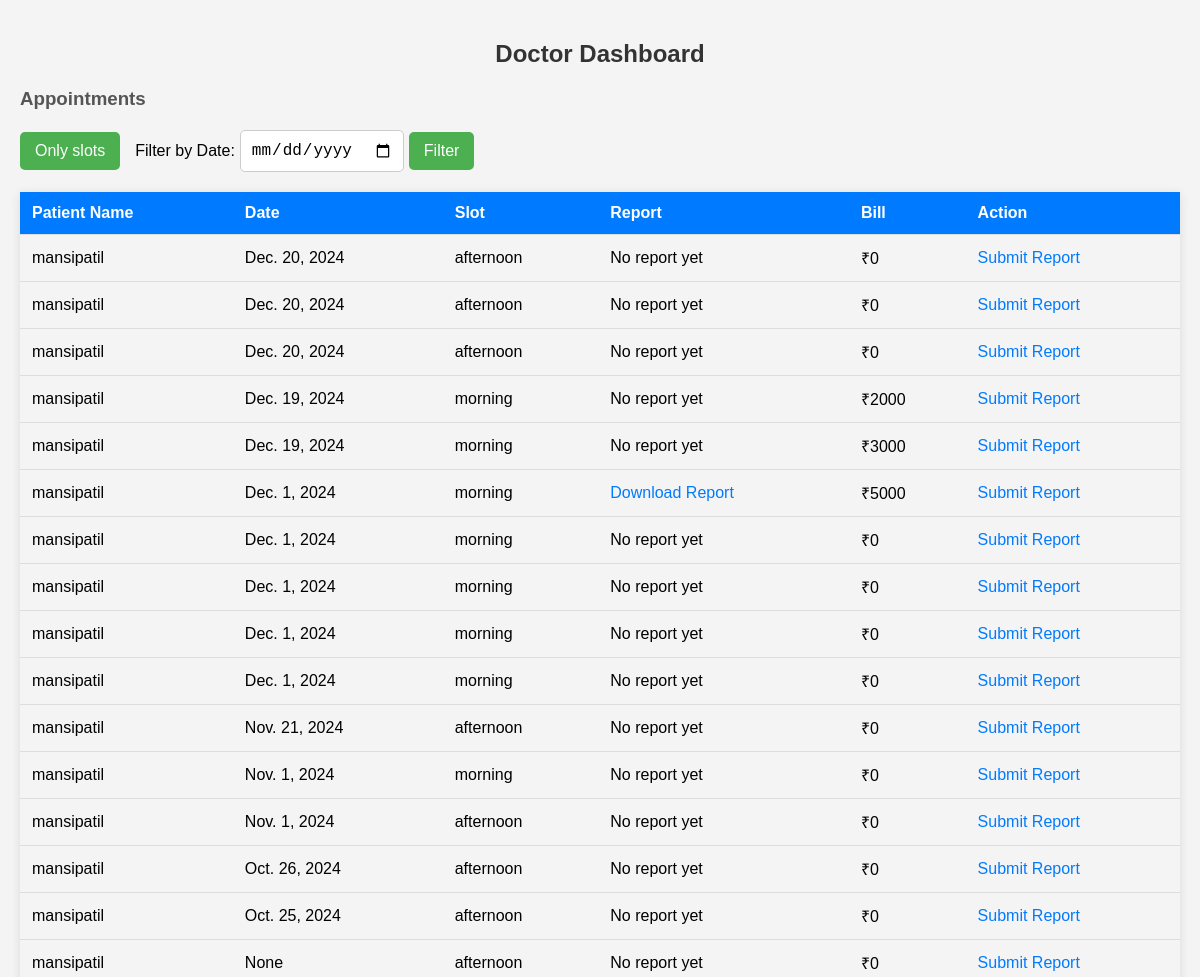
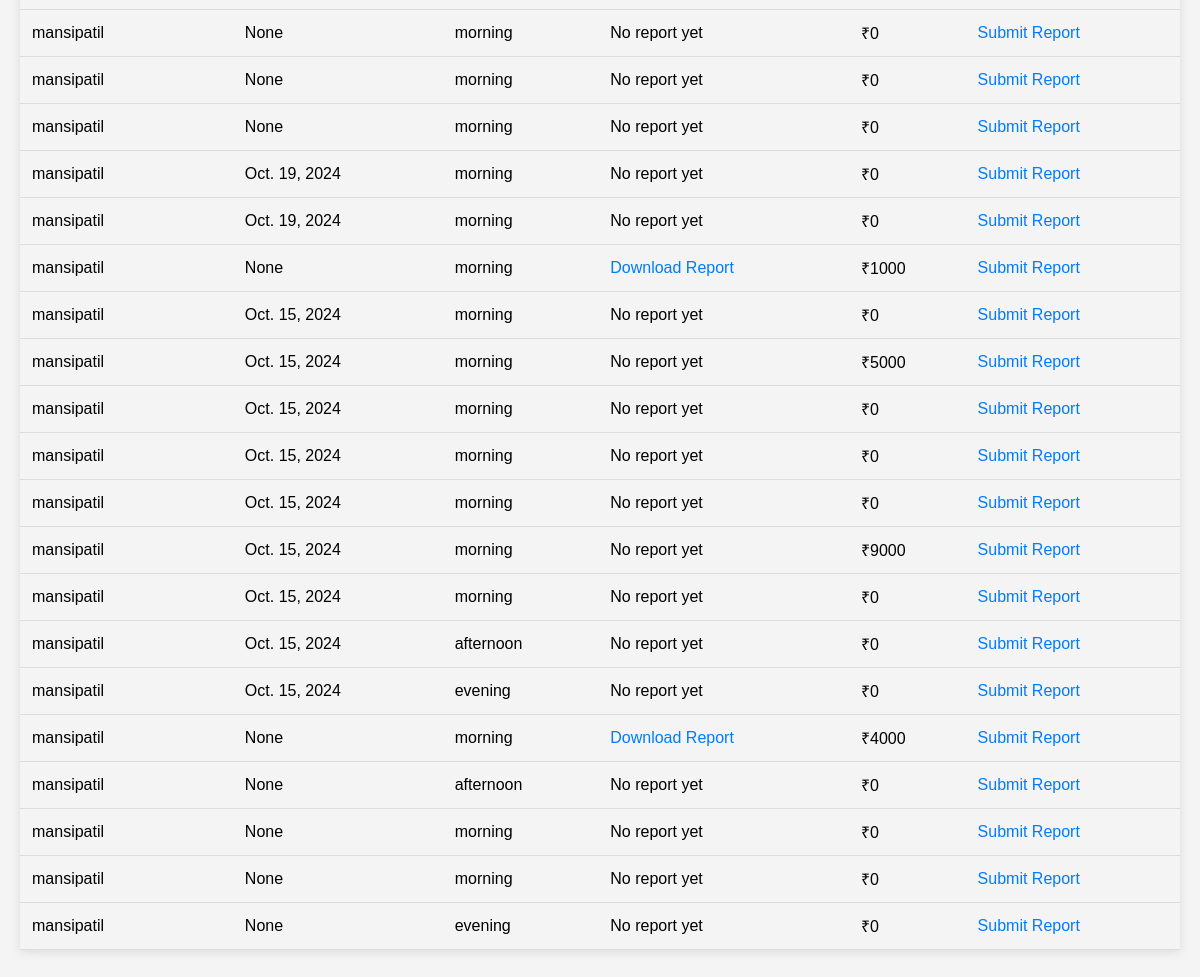
The app's page /appointments/filter/ (signed in) with its own data (2 pictures, top to bottom).
### home_page/models.py (models this page shows, shortened)
class Appointment(models.Model):
    user = models.ForeignKey(User, on_delete=models.CASCADE)
    date = models.DateField()  # DateField to track appointment date
    slot = models.CharField(max_length=10)
    report = models.FileField(upload_to='reports/', blank=True, null=True)
    bill = models.DecimalField(max_digits=10, decimal_places=2, default=0)

### home_page/views.py (the view)
# urls.py: path('appointments/filter/', views.filter_appointments, name='filter_appointments'),
@login_required
def filter_appointments(request):
    user_id = request.user.id  # Get the current user's ID
    if 'filter_date' in request.GET:
        filter_date = request.GET['filter_date']
        with connection.cursor() as cursor:
            cursor.execute("""
                SELECT a.id, u.username, a.date, a.slot,a.report,a.bill
                FROM home_page_appointment a
                JOIN auth_user u ON a.user_id = u.id
                WHERE a.user_id = %s AND DATE(a.date) = DATE(%s)
                ORDER BY a.date DESC
            """, [user_id, filter_date])
            appointments = cursor.fetchall()  # Fetch all matching records
    else:
        with connection.cursor() as cursor:
            cursor.execute("""
                SELECT a.id, u.username, a.date, a.slot,a.report,a.bill
                FROM home_page_appointment a
                JOIN auth_user u ON a.user_id = u.id
                WHERE a.user_id = %s
                ORDER BY a.date DESC
            """, [user_id])
            appointments = cursor.fetchall()  # Fetch all matching records
    appointment_list = []
    for appointment in appointments:
        appointment_list.append({
            'id': appointment[0],        # id
            'username': appointment[1],  # username
            'date': appointment[2],      # date
            'slot': appointment[3],      # slot
            'report':appointment[4],
            'bill':appointment[5]
        })
    return render(request, 'dr_dashboard.html', {'appointments': appointment_list})

### home_page/templates/dr_dashboard.html (shortened to what this page needs)
<!DOCTYPE html>
<html lang="en">
<head>
    {% load static %}
    <link rel="stylesheet" href="{% static 'css/dr_dashboard.css' %}">
</head>
<body>
    <h2>Doctor Dashboard</h2>
    <h3>Appointments</h3>
    <div class="button-container">
        <button onclick="location.href='{% url 'view_my_appointments' %}'">Only slots</button>
        <form method="GET" action="{% url 'filter_appointments' %}">
            <label for="filter_date">Filter by Date:</label>
            <input type="date" id="filter_date" name="filter_date" required>
            <button type="submit">Filter</button>
        </form>
    </div>
    <table>
        <thead>
            <tr>
                <th>Patient Name</th>
                <th>Date</th>
                <th>Slot</th>
                <th>Report</th>
                <th>Bill</th>
                <th>Action</th>
            </tr>
        </thead>
        <tbody>
            {% for appointment in appointments %}
            <tr>
                <td>
                    {% if appointment.username %}
                        {{ appointment.username }}
                    {% else %}
                        {{ appointment.user.username }}
                    {% endif %}
                </td>
                <td>
                    {{ appointment.date }}
                </td>
                <td>
                    {% if not view_my_appointments %}
                        {{ appointment.slot }}
                    {% endif %}
                </td>
                <td>
                    {% if not view_my_appointments %}
                        {% if appointment.report %}
                            <a href="{{ appointment.report.url }}" target="_blank">Download Report</a>
                        {% else %}
                            No report yet
                        {% endif %}
                    {% endif %}
                </td>
                <td>
                    {% if not view_my_appointments %}
                        ₹{{ appointment.bill }}
                    {% endif %}
                </td>
                <td>
                    {% if not view_my_appointments %}
                        <a href="{% url 'submit_report' appointment.id %}">Submit Report</a>
                    {% endif %}
                </td>
            </tr>
            {% empty %}
            <tr>
                <td colspan="6">No appointments found.</td>
            </tr>
            {% endfor %}
        </tbody>
    </table>
</body>
</html>

### home_page/static/css/dr_dashboard.css (style rules this page uses)
body { font-family: Arial, sans-serif; background-color: #f4f4f4; margin: 0; padding: 20px; }
h2 { text-align: center; color: #333; }
h3 { color: #555; margin-bottom: 20px; }
table { width: 100%; border-collapse: collapse; margin: 20px 0; box-shadow: 0 2px 10px rgba(0, 0, 0, 0.1); }
thead { background-color: #007bff; color: #fff; }
th, td { padding: 12px; text-align: left; border-bottom: 1px solid #ddd; }
a { color: #007bff; text-decoration: none; }
.button-container { display: flex; align-items: center; justify-content: flex-start; gap: 15px; margin-bottom: 20px; }
.button-container button { background-color: #4CAF50; color: white; border: none; border-radius: 5px; padding: 10px 15px; cursor: pointer; transition: background-color 0.3s; font-size: 16px; }
.button-container form { display: flex; align-items: center; gap: 5px; }
.button-container input[type="date"] { padding: 10px; border: 1px solid #ccc; border-radius: 5px; font-size: 16px; }

### records on screen
Appointment: username "mansipatil", date "Dec. 19, 2024", slot "morning", shows "No report yet", bill "2000"
Appointment: username "mansipatil", date "Dec. 19, 2024", slot "morning", shows "No report yet", bill "3000"
Appointment: username "mansipatil", date "Dec. 1, 2024", slot "morning", bill "5000"
Appointment: username "mansipatil", date "Nov. 21, 2024", slot "afternoon", shows "No report yet", bill "0"
Appointment: username "mansipatil", date "Nov. 1, 2024", slot "morning", shows "No report yet", bill "0"
Appointment: username "mansipatil", date "Nov. 1, 2024", slot "afternoon", shows "No report yet", bill "0"
Appointment: username "mansipatil", date "Oct. 26, 2024", slot "afternoon", shows "No report yet", bill "0"
Appointment: username "mansipatil", date "Oct. 25, 2024", slot "afternoon", shows "No report yet", bill "0"
Appointment: username "mansipatil", date "Oct. 15, 2024", slot "morning", shows "No report yet", bill "5000"
Appointment: username "mansipatil", date "Oct. 15, 2024", slot "morning", shows "No report yet", bill "9000"
Appointment: username "mansipatil", date "Oct. 15, 2024", slot "afternoon", shows "No report yet", bill "0"
Appointment: username "mansipatil", date "Oct. 15, 2024", slot "evening", shows "No report yet", bill "0"

### other values on screen
{{ appointment.username }} "mansipatil" "mansipatil" "mansipatil" "mansipatil" "mansipatil" "mansipatil" "mansipatil" "mansipatil" "mansipatil" "mansipatil" "mansipatil" "mansipatil" "mansipatil" "mansipatil" "mansipatil" "mansipatil" "mansipatil" "mansipatil" "mansipatil" "mansipatil" "mansipatil" "mansipatil" "mansipatil" "mansipatil"
{{ appointment.date }} "Dec. 20, 2024" "Dec. 20, 2024" "Dec. 20, 2024" "Dec. 1, 2024" "Dec. 1, 2024" "Dec. 1, 2024" "Dec. 1, 2024" "None" "None" "None" "None" "Oct. 19, 2024" "Oct. 19, 2024" "None" "Oct. 15, 2024" "Oct. 15, 2024" "Oct. 15, 2024" "Oct. 15, 2024" "Oct. 15, 2024" "None" "None" "None" "None" "None"
{{ appointment.slot }} "afternoon" "afternoon" "afternoon" "morning" "morning" "morning" "morning" "afternoon" "morning" "morning" "morning" "morning" "morning" "morning" "morning" "morning" "morning" "morning" "morning" "morning" "afternoon" "morning" "morning" "evening"
{{ appointment.bill }} "0" "0" "0" "0" "0" "0" "0" "0" "0" "0" "0" "0" "0" "1000" "0" "0" "0" "0" "0" "4000" "0" "0" "0" "0"
